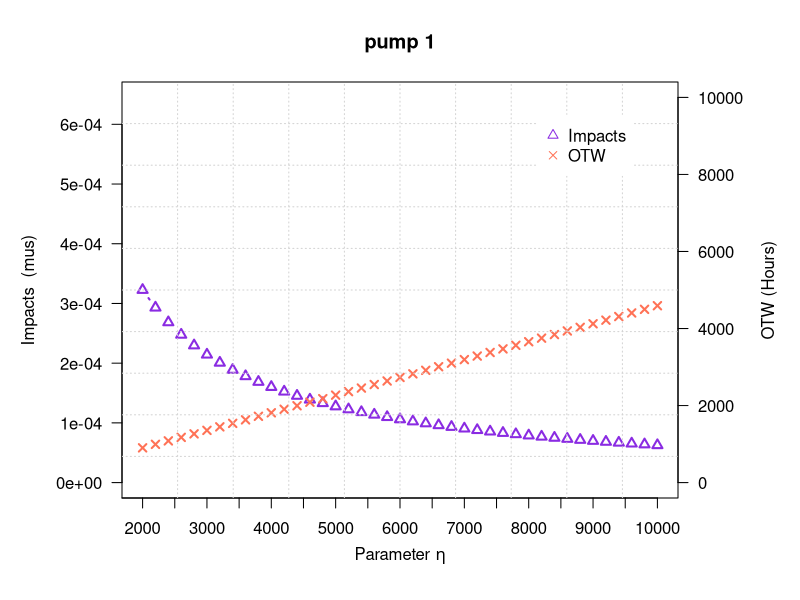
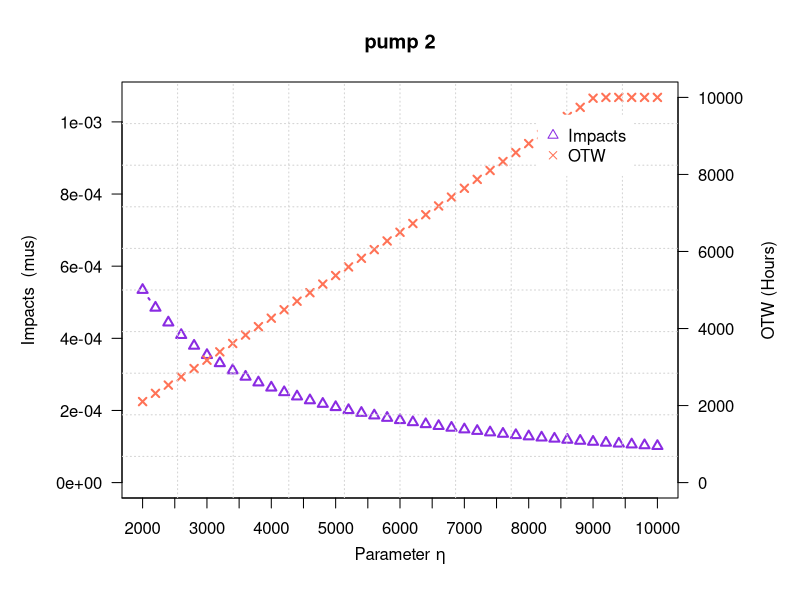

The R script that drew these images, in order: (Note: a time limit stopped this script after it produced the figures.)
#################################################################################



#     THIS PROGRAM IS PROPERTY OF NAM LE. KINDLY CONTACT NAM LE AT NAMLT@PROTONMAIL.CH FOR CONSULTANCY SERVICES AND TRAINING


#     Date: 20/02/2014

#     Reused with modified code for the PLANT AUDIT PROJECT of Maynilad Water Services Inc.


#     Original: refer to paper entitled "a Block Replacement Model for Determination of Optimal Intervention Strategies"

#################################################################################



data <- read.csv(file="ois.csv", header=TRUE, sep=",")
data=data.frame(data)


rho=0.085/(365*24) #discount factor
#random generating value for eta, beta, and ratio between preventive intervention and corrective intervention

eta<-10000
step=seq(2000,eta, by =200)

T=10000
factor=1

#plottime=20
#plotimpact=20









#basic function

#--survival function
survi=function(t,eta,beta){exp(-(1/eta*t)^beta)} #this is survival function

#--probability density function

f=function(t,eta,beta){beta/eta*(t/eta)^(beta-1)*exp(-(t/eta)^beta)} #probability of failure

#--First part of the cost function
f_cost=function(t,eta,beta,rho){
  ((beta/eta)*(t/eta)^(beta-1)*exp(-(t/eta)^beta))*exp(-rho*t)
}
#


Maxobj=6 #number of assets/components to be consider

c<-matrix(nrow = Maxobj) #ratio between PI/CI for each asset
eta<-matrix(nrow = Maxobj) #scale parameter
beta<-matrix(nrow = Maxobj) #shape parameter
F_cost<-matrix(nrow=T,ncol = Maxobj) #commulative distribution
FF<-matrix(nrow=T,ncol = Maxobj) #commulative distribution
#FFF<-matrix(nrow=T) #intergal part of the equation
S<-matrix(nrow=T,ncol = Maxobj) #survival probability
m<-matrix(nrow=T,ncol = Maxobj) #mean number of failure
E<-matrix(nrow=T,ncol = Maxobj) #expect meantime to failure, which equivalent to m(T)
omega<-matrix(nrow=T,ncol = Maxobj) #this is the impact per unit of time in BR model

optimal_time<-matrix(nrow=Maxobj)
min_impact<-matrix(nrow=Maxobj)



etasa<- matrix(double(1),nrow=length(step),ncol=1)

OTW<-matrix(nrow = Maxobj,ncol = length(step))
Cost<-matrix(nrow = Maxobj,ncol = length(step))

#This is the life cycle cost analysis section
plot.new()
for (i in 1:Maxobj){
#  plot.new()
  
#  png(filename=paste("E:/OP18REFCS03/Stations/VIL/Code/figures/ch05_fig_etasa_pump",i,".png",sep=""),width = 900, height = 600) 
  
  beta[i]<-data$beta[i]
  c[i]<-data$c[i]
  for (u in 1:length(step)){
    etasa[u]<-step[u]
    
 #   cat(paste(" Optimal IS for pump #",i,  "\n"))
    
      for (t in 1: T){
      F_cost[t,i]=integrate(f_cost,0,t,etasa[u],beta[i],rho)$val
      FF[t,i]<-1-exp(-(1/etasa[u]*t)^beta[i])
      S[t,i]=exp(-(1/etasa[u]*t)^beta[i])
      E[t,i]=integrate(survi,0,t,etasa[u],beta[i])$val


      omega[t,i]=(F_cost[t,i]+S[t,i]*c[i]*exp(-rho*t))/E[t,i]
 
    }
  
    optimal_time[i]<-which.min(omega[,i])
    min_impact[i]<-min(omega[,i])
    unit=min(omega[,i])*3  
    OTW[i,u]=optimal_time[i]
    Cost[i,u]=min_impact[i]
    
   #  dev.off()
  }
  
  plot.new()
  par(mar=c(5, 6, 4, 6) + 0.1)
  plot(etasa, Cost[i,], pch=2, axes=FALSE, ylim=c(0,max(Cost[i,]*2)), xlab="", ylab="", type="b",col="blueviolet", lwd=2)
  axis(2, ylim=c(0,Cost[i,]*2),col="black",las=1, main=paste("pump", i))  ## las=1 makes horzontal labels
  mtext(expression(paste("Impacts  (",, "mus)")),side=2,col="black",line=4)
  #axis(1,pretty(range(etasa),T))
  axis(1,c(seq(0,T, by=500)))
  box()
  
  par(new=TRUE)
  
  ## Plot the second plot and put axis scale on right
  plot(etasa, OTW[i,], pch=4,  xlab="", ylab="", ylim=c(0,T), 
       axes=FALSE, type="b", col="coral1",lwd=2,lty=2,main=paste("pump", i))
  ## a little farther out (line=4) to make room for labels
  mtext("OTW (Hours)",side=4,col="black",line=4) 
  axis(4, ylim=c(0,T), col="black",col.axis="black",las=1)
  mtext(expression(paste("Parameter ", eta)),side=1,col="black",line=2.5)  
  grid(10, 10, col = "lightgray", lty = "dotted",lwd = par("lwd"), equilogs = TRUE)
  legend("topright",inset=.08,legend=c("Impacts","OTW"),
         text.col=c("black"),pch=c(2,4),col=c("blueviolet","coral1"),horiz=F,cex=1,box.col = "white")

#  dev.off()
  
}

#Print out the results in a data frame objects

#ois<-data.frame(eta,beta,c,optimal_time,min_impact)

etasaresult<-data.frame(OTW, Cost)
print(etasaresult)
print(Cost)
